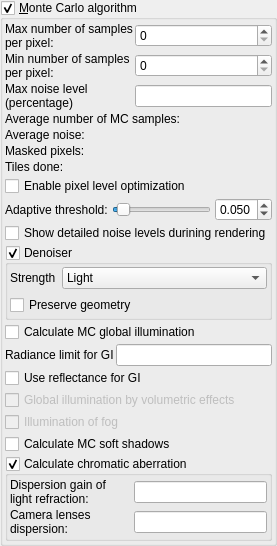
            <widget class="MyGroupBox" name="groupCheck_DOF_monte_carlo">
             <property name="toolTip">
              <string>&lt;html&gt;&lt;head/&gt;&lt;body&gt;&lt;p&gt;Enables Monte Carlo algorithms for rendering the depth of field (DOF), global illumination, ambient occlusion (with multiple rays) and soft shadows effects. This mode is extremely slow for rendering, but gives a very realistic appearance of effects.&lt;/p&gt;&lt;p&gt;In addition Monte Carlo algorithm provides high quality adaptive anti-aliasing.&lt;/p&gt;&lt;p&gt;Every pixed (or tile) of the image is rendered multiple times with randomly changed parameters. Every repeat reduces noise. Sampling of each pixel (or tile) is stopped when noise is reduced to defined level (defined by &amp;quot;Max noise level&amp;quot; parameter&amp;quot;) or when maximum number of repeats is reached (defined by &amp;quot;Max number of samples&amp;quot;). &lt;/p&gt;&lt;p&gt;Remark: This effect cannot work properly when screen space ambient occlusion is enabled. &lt;/p&gt;&lt;/body&gt;&lt;/html&gt;</string>
             </property>
             <property name="title">
              <string>&amp;Monte Carlo algorithm</string>
             </property>
             <property name="checkable">
              <bool>true</bool>
             </property>
             <layout class="QVBoxLayout" name="verticalLayout_152">
              <property name="spacing">
               <number>2</number>
              </property>
              <property name="leftMargin">
               <number>2</number>
              </property>
              <property name="topMargin">
               <number>2</number>
              </property>
              <property name="rightMargin">
               <number>2</number>
              </property>
              <property name="bottomMargin">
               <number>2</number>
              </property>
              <item>
               <layout class="QGridLayout" name="gridLayout_97">
                <property name="spacing">
                 <number>2</number>
                </property>
                <item row="0" column="0">
                 <widget class="QLabel" name="label_358">
                  <property name="text">
                   <string>Max number of samples
per pixel:</string>
                  </property>
                 </widget>
                </item>
                <item row="1" column="0">
                 <widget class="QLabel" name="label_359">
                  <property name="text">
                   <string>Min number of samples
per pixel:</string>
                  </property>
                 </widget>
                </item>
                <item row="3" column="0" colspan="2">
                 <widget class="QLabel" name="label_average_DOF_samples">
                  <property name="toolTip">
                   <string>&lt;html&gt;&lt;head/&gt;&lt;body&gt;&lt;p&gt;Average number of MC samples that have been calculated  for each image pixel.&lt;/p&gt;&lt;/body&gt;&lt;/html&gt;</string>
                  </property>
                  <property name="text">
                   <string>Average number of MC samples:</string>
                  </property>
                 </widget>
                </item>
                <item row="2" column="1">
                 <widget class="MyLineEdit" name="logedit_DOF_max_noise">
                  <property name="toolTip">
                   <string>&lt;html&gt;&lt;head/&gt;&lt;body&gt;&lt;p&gt;Limit of noise level for each image pixel. Every pixel is calculated multiple times until estimated noise reaches maximum noise level percentage.&lt;/p&gt;&lt;p&gt;A lower value reduces visible noise on the final image, but increases rendering time. Decreasing the maximum noise level by half, increases the rendering time by 4.&lt;/p&gt;&lt;/body&gt;&lt;/html&gt;</string>
                  </property>
                 </widget>
                </item>
                <item row="4" column="0" colspan="2">
                 <widget class="QLabel" name="label_average_DOF_noise">
                  <property name="toolTip">
                   <string>&lt;html&gt;&lt;head/&gt;&lt;body&gt;&lt;p&gt;Estimated average noise caused by Monte Carlo effects.&lt;/p&gt;&lt;/body&gt;&lt;/html&gt;</string>
                  </property>
                  <property name="text">
                   <string>Average noise:</string>
                  </property>
                 </widget>
                </item>
                <item row="1" column="1">
                 <widget class="MySpinBox" name="spinboxInt_DOF_min_samples">
                  <property name="sizePolicy">
                   <sizepolicy hsizetype="Minimum" vsizetype="Maximum">
                    <horstretch>0</horstretch>
                    <verstretch>0</verstretch>
                   </sizepolicy>
                  </property>
                  <property name="toolTip">
                   <string>&lt;html&gt;&lt;head/&gt;&lt;body&gt;&lt;p&gt;Minimum number of MC samples calculated for each image pixel. Increasing this parameter can reduce visible noise, ( by improving calculation of noise level estimation).&lt;/p&gt;&lt;/body&gt;&lt;/html&gt;</string>
                  </property>
                  <property name="maximum">
                   <number>10000</number>
                  </property>
                 </widget>
                </item>
                <item row="2" column="0">
                 <widget class="QLabel" name="label_360">
                  <property name="text">
                   <string>Max noise level
(percentage)</string>
                  </property>
                 </widget>
                </item>
                <item row="0" column="1">
                 <widget class="MySpinBox" name="spinboxInt_DOF_samples">
                  <property name="sizePolicy">
                   <sizepolicy hsizetype="Minimum" vsizetype="Maximum">
                    <horstretch>0</horstretch>
                    <verstretch>0</verstretch>
                   </sizepolicy>
                  </property>
                  <property name="toolTip">
                   <string>&lt;html&gt;&lt;head/&gt;&lt;body&gt;&lt;p&gt;Number of MC samples calculated for each image pixel. Higher values reduce the noise on the image but increase the rendering time. &lt;/p&gt;&lt;p&gt;For instance if the number of samples is 100, then the rendering will take 100 times longer compared to the effect disabled.&lt;/p&gt;&lt;/body&gt;&lt;/html&gt;</string>
                  </property>
                  <property name="maximum">
                   <number>10000</number>
                  </property>
                 </widget>
                </item>
                <item row="5" column="0" colspan="2">
                 <widget class="QLabel" name="label_masked_pixels">
                  <property name="toolTip">
                   <string>&lt;html&gt;&lt;head/&gt;&lt;body&gt;&lt;p&gt;Estimated average noise caused by Monte Carlo effects.&lt;/p&gt;&lt;/body&gt;&lt;/html&gt;</string>
                  </property>
                  <property name="text">
                   <string>Masked pixels:</string>
                  </property>
                 </widget>
                </item>
                <item row="6" column="0" colspan="2">
                 <widget class="QLabel" name="label_tiles_done">
                  <property name="toolTip">
                   <string>&lt;html&gt;&lt;head/&gt;&lt;body&gt;&lt;p&gt;Estimated average noise caused by Monte Carlo effects.&lt;/p&gt;&lt;/body&gt;&lt;/html&gt;</string>
                  </property>
                  <property name="text">
                   <string>Tiles done:</string>
                  </property>
                 </widget>
                </item>
               </layout>
              </item>
              <item>
               <widget class="MyCheckBox" name="checkBox_MC_pixel_level_optimization">
                <property name="sizePolicy">
                 <sizepolicy hsizetype="Minimum" vsizetype="Maximum">
                  <horstretch>0</horstretch>
                  <verstretch>0</verstretch>
                 </sizepolicy>
                </property>
                <property name="toolTip">
                 <string>&lt;html&gt;&lt;head/&gt;&lt;body&gt;&lt;p&gt;Enables additonal optimization of MC rendering. The noise level is calculated separatelly for each pixel. If noise level is enough low, then the pixel is no longer calculated.&lt;/p&gt;&lt;p&gt;If the image is very noisy and there is low value of &lt;span style=" font-style:italic;"&gt;Min number of samples&lt;/span&gt;, then enabling this option can cause dark random pixels left on the image.&lt;/p&gt;&lt;/body&gt;&lt;/html&gt;</string>
                </property>
                <property name="text">
                 <string>Enable pixel level optimization</string>
                </property>
               </widget>
              </item>
              <item>
               <layout class="QHBoxLayout" name="horizontalLayout_progressive_adaptive_threshold">
                <property name="spacing">
                 <number>4</number>
                </property>
                <item>
                 <widget class="QLabel" name="label_progressive_adaptive_threshold">
                  <property name="toolTip">
                   <string>Color variance threshold for adaptive pixel subdivision during progressive / MC rendering. Lower values refine more pixels (higher quality, slower).</string>
                  </property>
                  <property name="text">
                   <string>Adaptive threshold:</string>
                  </property>
                 </widget>
                </item>
                <item>
                 <widget class="QSlider" name="slider_progressive_adaptive_threshold">
                  <property name="toolTip">
                   <string>Variance threshold for adaptive sampling (0.001–1.0).</string>
                  </property>
                  <property name="minimum">
                   <number>1</number>
                  </property>
                  <property name="maximum">
                   <number>1000</number>
                  </property>
                  <property name="value">
                   <number>50</number>
                  </property>
                  <property name="orientation">
                   <enum>Qt::Horizontal</enum>
                  </property>
                 </widget>
                </item>
                <item>
                 <widget class="MyDoubleSpinBox" name="spinbox_progressive_adaptive_threshold">
                  <property name="toolTip">
                   <string>Used when pixel level optimization or adaptive antialiasing is enabled.</string>
                  </property>
                  <property name="decimals">
                   <number>3</number>
                  </property>
                  <property name="minimum">
                   <double>0.001000000000000</double>
                  </property>
                  <property name="maximum">
                   <double>1.000000000000000</double>
                  </property>
                  <property name="singleStep">
                   <double>0.010000000000000</double>
                  </property>
                  <property name="value">
                   <double>0.050000000000000</double>
                  </property>
                 </widget>
                </item>
               </layout>
              </item>
              <item>
               <widget class="QCheckBox" name="checkB_MCShowNoiseLevels">
                <property name="enabled">
                 <bool>true</bool>
                </property>
                <property name="text">
                 <string>Show detailed noise levels durining rendering</string>
                </property>
                <property name="checked">
                 <bool>false</bool>
                </property>
               </widget>
              </item>
              <item>
               <widget class="MyGroupBox" name="groupCheck_MC_denoiser_enable">
                <property name="toolTip">
                 <string>Enable the Monte Carlo denoiser to reduce noise in rendered images. This post-processing step smooths out grainy patterns caused by limited sampling, resulting in cleaner and more visually appealing results, especially at lower sample counts.</string>
                </property>
                <property name="title">
                 <string>Denoiser</string>
                </property>
                <property name="checkable">
                 <bool>true</bool>
                </property>
                <layout class="QGridLayout" name="gridLayout_4" columnstretch="0,1">
                 <property name="leftMargin">
                  <number>2</number>
                 </property>
                 <property name="topMargin">
                  <number>2</number>
                 </property>
                 <property name="rightMargin">
                  <number>2</number>
                 </property>
                 <property name="bottomMargin">
                  <number>2</number>
                 </property>
                 <item row="0" column="1">
                  <widget class="MyComboBox" name="comboBox_MC_denoiser_strength">
                   <property name="sizePolicy">
                    <sizepolicy hsizetype="Preferred" vsizetype="Maximum">
                     <horstretch>0</horstretch>
                     <verstretch>0</verstretch>
                    </sizepolicy>
                   </property>
                   <property name="toolTip">
                    <string>&lt;html&gt;&lt;head/&gt;&lt;body&gt;&lt;p&gt;Sets the strength of the Monte Carlo denoiser for noise reduction in rendered images:&lt;/p&gt;&lt;p&gt;Light: Minimal denoising with the smallest blur radius. Preserves the most detail but leaves some noise.&lt;/p&gt;&lt;p&gt;Medium: Balanced setting with moderate blur. Reduces noise while retaining most image details.&lt;/p&gt;&lt;p&gt;Strong: Aggressive denoising with a larger blur radius. Produces smoother images but may blur fine details.&lt;/p&gt;&lt;p&gt;Extreme: Maximum denoising with the largest blur. Greatly reduces noise but can noticeably smooth out textures and edges.&lt;/p&gt;&lt;p&gt;Choose a strength based on your preference for image smoothness versus detail preservation.&lt;/p&gt;&lt;/body&gt;&lt;/html&gt;</string>
                   </property>
                   <item>
                    <property name="text">
                     <string>Light</string>
                    </property>
                   </item>
                   <item>
                    <property name="text">
                     <string>Medium</string>
                    </property>
                   </item>
                   <item>
                    <property name="text">
                     <string>Strong</string>
                    </property>
                   </item>
                   <item>
                    <property name="text">
                     <string>Extreme</string>
                    </property>
                   </item>
                  </widget>
                 </item>
                 <item row="0" column="0">
                  <widget class="QLabel" name="label_6">
                   <property name="text">
                    <string>Strength</string>
                   </property>
                  </widget>
                 </item>
                 <item row="1" column="0" colspan="2">
                  <widget class="MyCheckBox" name="checkBox_MC_denoiser_preserve_geometry">
                   <property name="sizePolicy">
                    <sizepolicy hsizetype="Minimum" vsizetype="Maximum">
                     <horstretch>0</horstretch>
                     <verstretch>0</verstretch>
                    </sizepolicy>
                   </property>
                   <property name="toolTip">
                    <string>&lt;html&gt;&lt;head/&gt;&lt;body&gt;&lt;p&gt;Preserve geometry and edges during denoising. &lt;/p&gt;&lt;p&gt;When enabled, the denoiser uses depth and surface normal information to keep object boundaries and fine details sharp, reducing unwanted blurring of shapes. &lt;/p&gt;&lt;p&gt;Note: In scenes with strong depth of field (DOF), enabling this option may lead to unnatural appearance near blurred edges.&lt;/p&gt;&lt;/body&gt;&lt;/html&gt;</string>
                   </property>
                   <property name="text">
                    <string>Preserve geometry</string>
                   </property>
                  </widget>
                 </item>
                </layout>
               </widget>
              </item>
              <item>
               <widget class="MyCheckBox" name="checkBox_DOF_MC_global_illumination">
                <property name="sizePolicy">
                 <sizepolicy hsizetype="Minimum" vsizetype="Maximum">
                  <horstretch>0</horstretch>
                  <verstretch>0</verstretch>
                 </sizepolicy>
                </property>
                <property name="toolTip">
                 <string>&lt;html&gt;&lt;head/&gt;&lt;body&gt;&lt;p&gt;Enables calculation of realistic global illumination using Monte Carlo algorithm. &lt;/p&gt;&lt;p&gt;Number of light bounces is defined by the &amp;quot;reflections depth&amp;quot; parameter at the top of tab.&lt;/p&gt;&lt;/body&gt;&lt;/html&gt;</string>
                </property>
                <property name="text">
                 <string>Calculate MC global illumination</string>
                </property>
               </widget>
              </item>
              <item>
               <layout class="QGridLayout" name="gridLayout_18">
                <property name="spacing">
                 <number>2</number>
                </property>
                <item row="0" column="1">
                 <widget class="MyLineEdit" name="logedit_MC_GI_radiance_limit">
                  <property name="toolTip">
                   <string>&lt;html&gt;&lt;head/&gt;&lt;body&gt;&lt;p&gt;Limit for intensity of bounced light. Lower value reduces noise caused by very bright spots on HDR background textures.&lt;/p&gt;&lt;/body&gt;&lt;/html&gt;</string>
                  </property>
                 </widget>
                </item>
                <item row="0" column="0">
                 <widget class="QLabel" name="label_361">
                  <property name="text">
                   <string>Radiance limit for GI</string>
                  </property>
                 </widget>
                </item>
               </layout>
              </item>
              <item>
               <widget class="MyCheckBox" name="checkBox_MC_GI_use_reflectance">
                <property name="sizePolicy">
                 <sizepolicy hsizetype="Minimum" vsizetype="Maximum">
                  <horstretch>0</horstretch>
                  <verstretch>0</verstretch>
                 </sizepolicy>
                </property>
                <property name="text">
                 <string>Use reflectance for GI</string>
                </property>
               </widget>
              </item>
              <item>
               <widget class="MyCheckBox" name="checkBox_MC_global_illumination_volumetric">
                <property name="enabled">
                 <bool>false</bool>
                </property>
                <property name="sizePolicy">
                 <sizepolicy hsizetype="Minimum" vsizetype="Maximum">
                  <horstretch>0</horstretch>
                  <verstretch>0</verstretch>
                 </sizepolicy>
                </property>
                <property name="toolTip">
                 <string>&lt;html&gt;&lt;head/&gt;&lt;body&gt;&lt;p&gt;Enable global illumination for volumetric effects such as fog and clouds. &lt;/p&gt;&lt;p&gt;When checked, indirect lighting will account for light scattering inside volumes, resulting in more realistic illumination for scenes with participating media. &lt;/p&gt;&lt;p&gt;This may increase rendering time.&lt;/p&gt;&lt;/body&gt;&lt;/html&gt;</string>
                </property>
                <property name="text">
                 <string>Global illumination by volumetric effects</string>
                </property>
               </widget>
              </item>
              <item>
               <widget class="MyCheckBox" name="checkBox_MC_fog_illumination">
                <property name="enabled">
                 <bool>false</bool>
                </property>
                <property name="sizePolicy">
                 <sizepolicy hsizetype="Minimum" vsizetype="Maximum">
                  <horstretch>0</horstretch>
                  <verstretch>0</verstretch>
                 </sizepolicy>
                </property>
                <property name="toolTip">
                 <string>&lt;html&gt;&lt;head/&gt;&lt;body&gt;&lt;p&gt;Enable global illumination for volumetric fog. &lt;/p&gt;&lt;p&gt;When checked, indirect lighting (from global illumination) will contribute to the brightness and realism of fog and other volumetric effects, allowing light to scatter and bounce inside fog. &lt;/p&gt;&lt;p&gt;This results in more realistic lighting but may increase render time.&lt;/p&gt;&lt;/body&gt;&lt;/html&gt;</string>
                </property>
                <property name="text">
                 <string>Illumination of fog</string>
                </property>
               </widget>
              </item>
              <item>
               <widget class="MyCheckBox" name="checkBox_MC_soft_shadows_enable">
                <property name="sizePolicy">
                 <sizepolicy hsizetype="Minimum" vsizetype="Maximum">
                  <horstretch>0</horstretch>
                  <verstretch>0</verstretch>
                 </sizepolicy>
                </property>
                <property name="toolTip">
                 <string>&lt;html&gt;&lt;head/&gt;&lt;body&gt;&lt;p&gt;Enables calculation of realistic soft shadows using Monte Carlo algorithm.&lt;/p&gt;&lt;p&gt;Soft shadow cone for main light source is defined by &lt;span style=" font-style:italic;"&gt;Soft shadow code angle&lt;/span&gt; (&lt;span style=" font-style:italic;"&gt;Lights&lt;/span&gt; tab)&lt;/p&gt;&lt;p&gt;Soft shadow cone for auxiliary lights is defined by C&lt;span style=" font-style:italic;"&gt;ustom lights options&lt;/span&gt; / &lt;span style=" font-style:italic;"&gt;Size.&lt;/span&gt;&lt;/p&gt;&lt;/body&gt;&lt;/html&gt;</string>
                </property>
                <property name="text">
                 <string>Calculate MC soft shadows</string>
                </property>
               </widget>
              </item>
              <item>
               <widget class="MyGroupBox" name="groupCheck_DOF_MC_CA_enable">
                <property name="toolTip">
                 <string>&lt;html&gt;&lt;head/&gt;&lt;body&gt;&lt;p&gt;Enables rendering of chromatic aberration. This effect simulates the way an actual lens refracts light slightly differently based on wavelength.&lt;/p&gt;&lt;p&gt;It will give a "rainbow" type effect that gets stronger closer to the edges of the image. &lt;/p&gt;&lt;/body&gt;&lt;/html&gt;</string>
                </property>
                <property name="title">
                 <string>Calculate chromatic aberration</string>
                </property>
                <property name="checkable">
                 <bool>true</bool>
                </property>
                <layout class="QVBoxLayout" name="verticalLayout_75">
                 <property name="spacing">
                  <number>2</number>
                 </property>
                 <property name="leftMargin">
                  <number>2</number>
                 </property>
                 <property name="topMargin">
                  <number>2</number>
                 </property>
                 <property name="rightMargin">
                  <number>2</number>
                 </property>
                 <property name="bottomMargin">
                  <number>2</number>
                 </property>
                 <item>
                  <layout class="QGridLayout" name="gridLayout_11">
                   <property name="spacing">
                    <number>2</number>
                   </property>
                   <item row="0" column="1">
                    <widget class="MyLineEdit" name="logedit_DOF_MC_CA_dispersion_gain">
                     <property name="toolTip">
                      <string>&lt;html&gt;&lt;head/&gt;&lt;body&gt;&lt;p&gt;Higher value makes dispersion of refracted light more vsible on transparent objects.&lt;/p&gt;&lt;/body&gt;&lt;/html&gt;</string>
                     </property>
                    </widget>
                   </item>
                   <item row="0" column="0">
                    <widget class="QLabel" name="label_69">
                     <property name="text">
                      <string>Dispersion gain of light refraction:</string>
                     </property>
                     <property name="wordWrap">
                      <bool>true</bool>
                     </property>
                    </widget>
                   </item>
                   <item row="1" column="0">
                    <widget class="QLabel" name="label_70">
                     <property name="text">
                      <string>Camera lenses dispersion:</string>
                     </property>
                     <property name="wordWrap">
                      <bool>true</bool>
                     </property>
                    </widget>
                   </item>
                   <item row="1" column="1">
                    <widget class="MyLineEdit" name="logedit_DOF_MC_CA_camera_dispersion">
                     <property name="toolTip">
                      <string>&lt;html&gt;&lt;head/&gt;&lt;body&gt;&lt;p&gt;Higher value makes simulated dispersion of camera lenses more visible.&lt;/p&gt;&lt;/body&gt;&lt;/html&gt;</string>
                     </property>
                    </widget>
                   </item>
                  </layout>
                 </item>
                </layout>
               </widget>
              </item>
             </layout>
            </widget>
